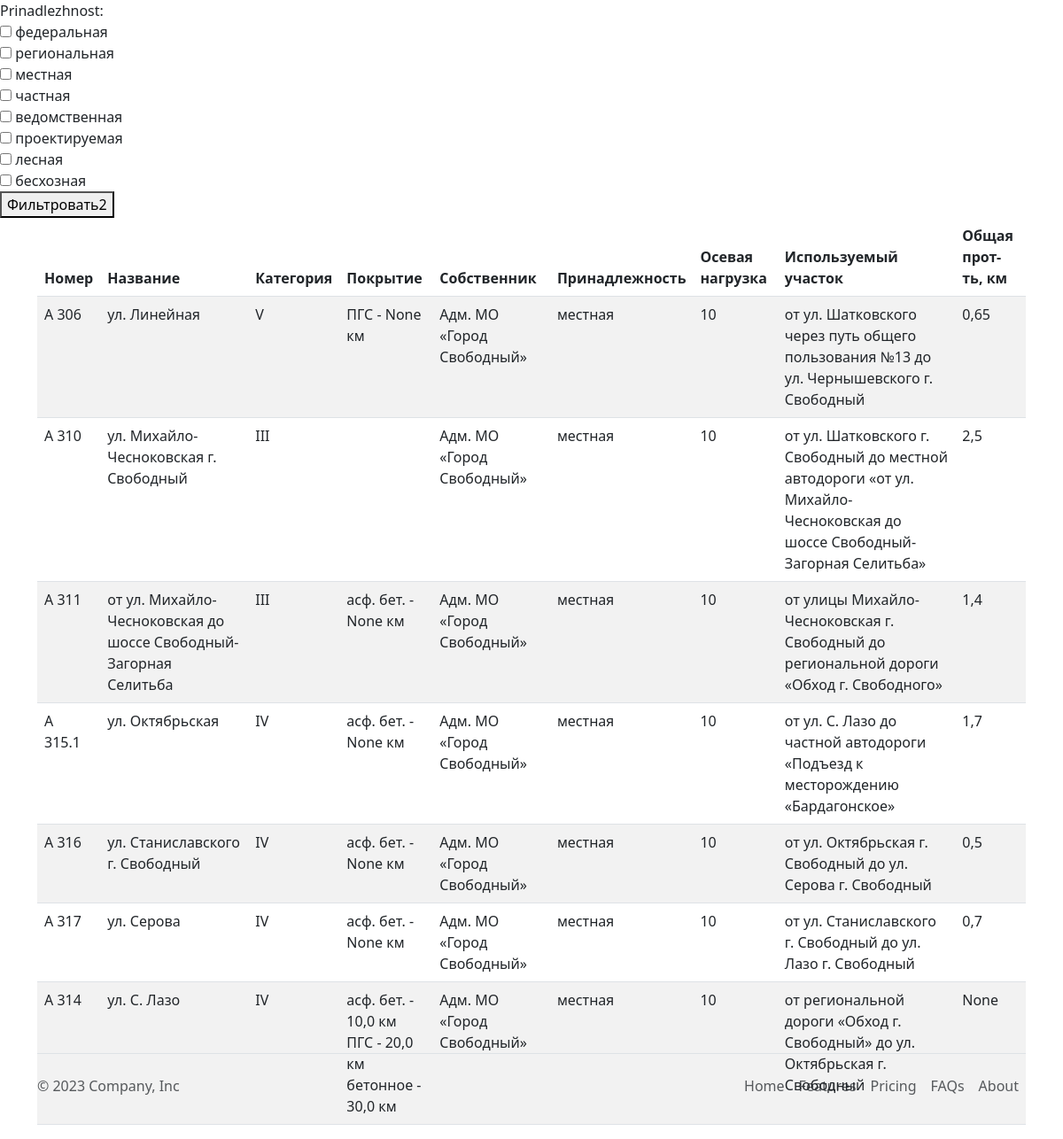
The app's page /listroads/, older data.
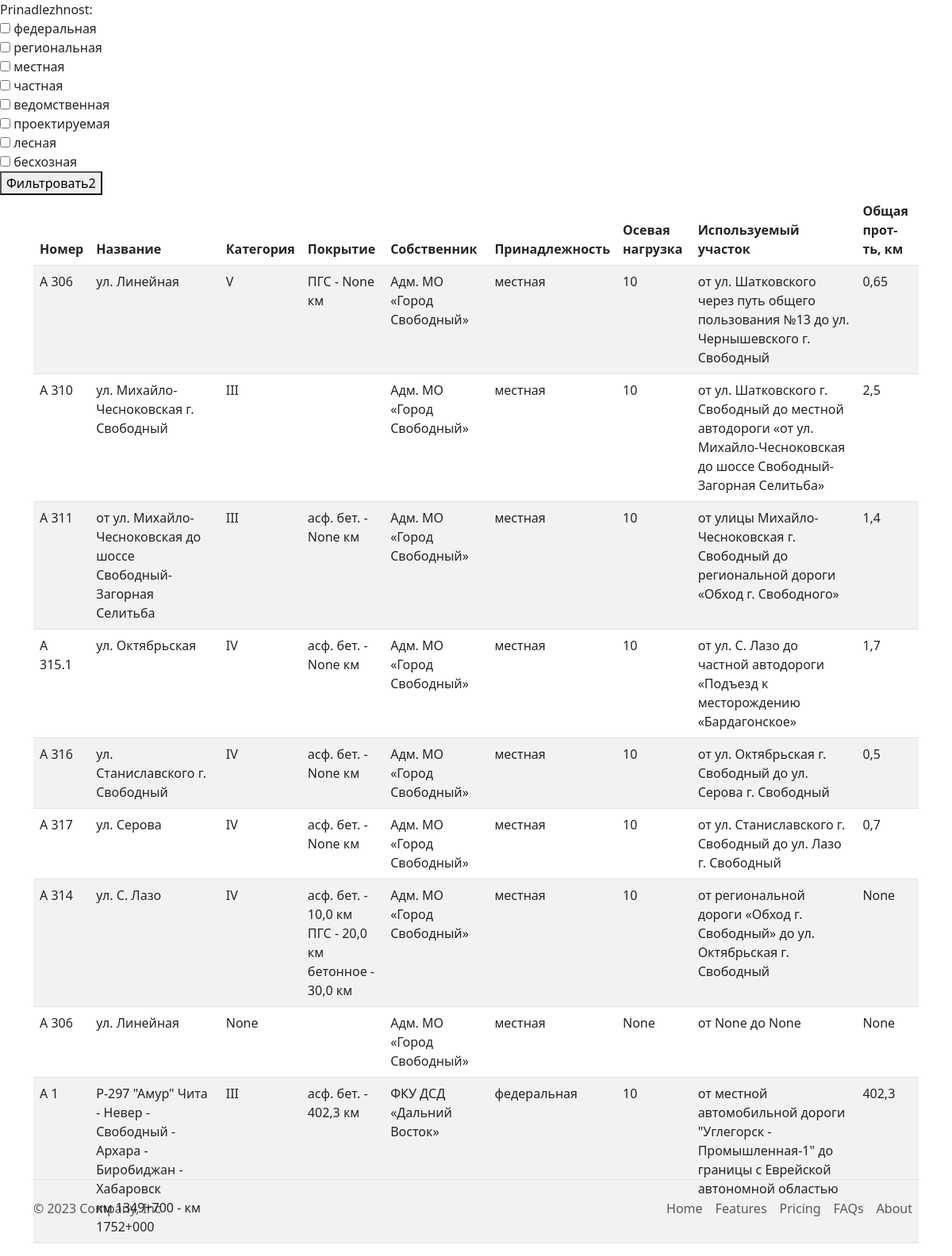
The same page, newer data.
### roads/models.py (models this page shows, shortened)
class Uchastok(models.Model):
    number = models.ForeignKey('Road', on_delete=models.PROTECT, verbose_name = 'Номер')
    subnumber = models.IntegerField(null=True, default=None, blank=True, verbose_name = 'Номер подучастка')
    km = models.CharField(max_length=255, verbose_name = 'Километры', null=True, default=None, blank=True)
    category = models.CharField(max_length=255, verbose_name = 'Категория', null=True, default=None, blank=True)
    osevaya_nagruzka = models.CharField(max_length=255, verbose_name = 'Осевая нагрузка', null=True, default=None, blank=True)
    start_uchastka = models.CharField(max_length=255, verbose_name = 'от', null=True, default=None, blank=True)
    end_uchastka = models.CharField(max_length=255, verbose_name = 'до', null=True, default=None, blank=True)
    full_lenght = models.FloatField(verbose_name = 'Протяженность', null=True, default=None, blank=True)
    objects_r = models.ManyToManyField('NameObject', verbose_name = 'Объекты', related_name='objects_names', null=True, default=None)
    etap_proekta = models.ManyToManyField('ObjectEtap', verbose_name = 'Этапы', related_name='etap_names', null=True, default=None)
    class Meta:
        verbose_name = 'Участок'
        verbose_name_plural = 'Участки'

class Road(models.Model):
    number = models.CharField(max_length=255, verbose_name = 'Номер', null=True, default=None, blank=True)
    name = models.CharField(max_length=255, verbose_name = 'Наименование', null=True, default=None, blank=True)
    owner = models.CharField(max_length=255, verbose_name = 'Собственник', null=True, default=None, blank=True)
    znachenie = models.ForeignKey('Znachenie', on_delete=models.SET_NULL, verbose_name = 'Значение', null=True, blank=True)
    class Meta:
        verbose_name = 'Дорога'
        verbose_name_plural = 'Дороги'

class PokrytieUchastka(models.Model):
    uchastok = models.ForeignKey('Uchastok', on_delete=models.PROTECT, verbose_name = 'Участок', related_name='pokr_uch')
    vid_pokrytia = models.ForeignKey('Pokrytie', on_delete=models.PROTECT, verbose_name = 'Вид покрытия')
    protyazhennost = models.FloatField(verbose_name = 'Протяженность вида покрытия', null=True, default=None, blank=True)
    class Meta:
        verbose_name = 'Покрытие на участке'
        verbose_name_plural = 'Покрытия на участках'

class Pokrytie(models.Model):
    pokrytie = models.CharField(max_length=255, verbose_name = 'Покрытие', null=True, default=None, blank=True)
    sokr_pokrytie = models.CharField(max_length=255, verbose_name = 'Сокращенное написание', null=True, default=None, blank=True)
    class Meta:
        verbose_name = 'Покрытие'
        verbose_name_plural = 'Покрытия'

class Znachenie(models.Model):
    znachenie = models.CharField(max_length=255, verbose_name='Значение', null=True, default=None, blank=True)
    def __str__(self):
        return self.znachenie
    class Meta:
        verbose_name = 'Значение'
        verbose_name_plural = 'Значения'

### roads/views.py (the view)
# urls.py: path('listroads/', RoadIndex.as_view(), name='listroads'),
class RoadIndex(ListView):
    model = Uchastok
    form_class = FilterForm
    template_name = 'roads/list_roads.html'
    context_object_name = 'roads'
    def get_context_data(self, **kwargs):
        context = super(RoadIndex, self).get_context_data(**kwargs)
        context['form'] = FilterForm()
        return context

### roads/forms.py
class FilterForm(forms.Form):
    prinadlezhnost = forms.ModelChoiceField(queryset=Znachenie.objects.all(), widget=CheckboxSelectMultiple)

### roads/templates/roads/list_roads.html
{% extends 'roads/base.html' %}
{% block content %}
<form action="{% url 'filterlistroads' %}" method="get">
    {{ form }}
    <button type="submit">Фильтровать2</button>
</form>
<div class="container">
    <table class="table table-striped">
        <thead class="thead-dark">
            <tr>
                <th scope="col">Номер</th>
                <th scope="col">Название</th>
                <th scope="col">Категория</th>
                <th scope="col">Покрытие</th>
                <th scope="col">Собственник</th>
                <th scope="col">Принадлежность</th>
                <th scope="col">Осевая нагрузка</th>
                <th scope="col">Используемый участок</th>
                <th scope="col">Общая прот-ть, км</th>
            </tr>
        </thead>
        <tbody>
            {% for r in roads %}
            <tr>
                {% if r.subnumber %}
                <td>{{ r.number.number }}.{{ r.subnumber }}</td>
                {% else %}
                <td>{{ r.number.number }}</td>
                {% endif %}
                {% if r.km %}
                <td>{{ r.number.name }}<br> {{ r.km }}</td>
                {% else %}
                <td>{{ r.number.name }}</td>
                {% endif %}
                <td>{{ r.category }}</td>
                <td>{% for p in  r.pokr_uch.all %}
                    {{ p.vid_pokrytia.sokr_pokrytie }} - {{ p.protyazhennost }} км <br>
                    {% endfor %}</td>
                <td>{{ r.number.owner }}</td>
                <td>{{ r.number.znachenie }}</td>
                <td>{{ r.osevaya_nagruzka }}</td>
                <td>от {{ r.start_uchastka }} до {{ r.end_uchastka }}</td>
                <td>{{ r.full_lenght }}</td>
            </tr>
            {% endfor %}
        </tbody>
    </table>
</div>
{% endblock %}

### roads/templates/roads/base.html (shortened to what this page needs)
{% load static %}
<!DOCTYPE html>
<html>
<head>
    <link href="https://cdn.jsdelivr.net/npm/bootstrap@5.3.0-alpha3/dist/css/bootstrap.min.css" rel="stylesheet">
</head>
<body>
{% block content %}
{% endblock %}
<div class="fixed-bottom">
  <div class="container">
      <footer class="d-flex flex-wrap justify-content-between align-items-center py-3 my-4 border-top">
        <p class="col-md-4 mb-0 text-body-secondary">© 2023 Company, Inc</p>
        <a href="/" class="col-md-4 d-flex align-items-center justify-content-center mb-3 mb-md-0 me-md-auto link-body-emphasis text-decoration-none">
          <svg class="bi me-2" width="40" height="32"><use xlink:href="#bootstrap"></use></svg>
        </a>
        <ul class="nav col-md-4 justify-content-end">
          <li class="nav-item"><a href="#" class="nav-link px-2 text-body-secondary">Home</a></li>
          <li class="nav-item"><a href="#" class="nav-link px-2 text-body-secondary">Features</a></li>
          <li class="nav-item"><a href="#" class="nav-link px-2 text-body-secondary">Pricing</a></li>
          <li class="nav-item"><a href="#" class="nav-link px-2 text-body-secondary">FAQs</a></li>
          <li class="nav-item"><a href="#" class="nav-link px-2 text-body-secondary">About</a></li>
        </ul>
      </footer>
    </div>
</div>
</body>
</html>

Row changes from the older to the newer data that the page shows:
added Uchastok: number.number "А 306", number.name "ул. Линейная", category "None", number.owner "Адм. МО «Город Свободный»", number.znachenie "местная", osevaya_nagruzka "None", start_uchastka "None", end_uchastka "None", full_lenght "None"
added Uchastok: number.number "А 1", number.name "Р-297 \"Амур\" Чита - Невер - Свободный - Архара - Биробиджан - Хабаровск", km "км 1349+700 - км 1752+000", category "III", number.owner "ФКУ ДСД «Дальний Восток»", number.znachenie "федеральная", osevaya_nagruzka "10", start_uchastka "местной автомобильной дороги \"Углегорск - Промышленная-1\"", end_uchastka "границы с Еврейской автономной областью", full_lenght "402,3"
added PokrytieUchastka: vid_pokrytia.sokr_pokrytie "асф. бет.", protyazhennost "402,3", shown under "А 1"
